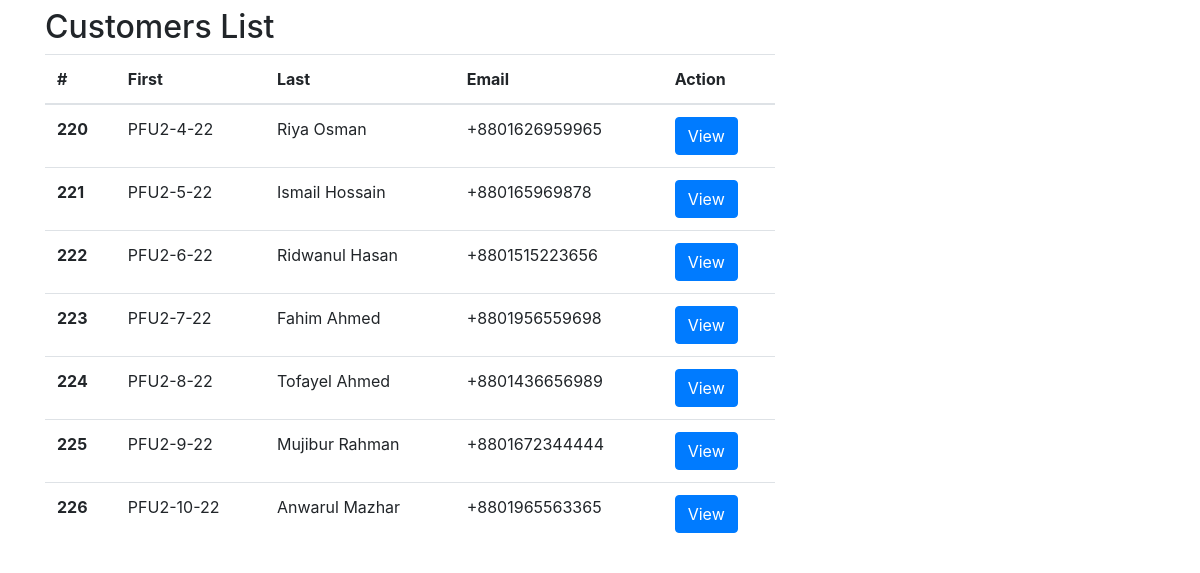
The page /js/test.php on the database its author committed.
### tables this page shows
CREATE TABLE `customers` (
  `id` int(11) NOT NULL,
  `customer_id` varchar(200) NOT NULL,
  `name` varchar(200) NOT NULL,
  `contact_no` varchar(200) NOT NULL,
  `email_address` varchar(200) NOT NULL,
  `shipping_address` varchar(200) NOT NULL
);

### js/test.php (the view, shortened to what this page needs)
<!DOCTYPE html>
<html lang="en">
<head>
<link rel="stylesheet" href="https://stackpath.bootstrapcdn.com/bootstrap/4.5.2/css/bootstrap.min.css" >
</head>
<body>
<div class="container mt-2">
<div class="page-header">
<h2>Customers List</h2>
</div>
<div class="row">
<div class="col-md-8">
<table class="table">
<thead>
<tr>
<th scope="col">#</th>
<th scope="col">First</th>
<th scope="col">Last</th>
<th scope="col">Email</th>
<th scope="col">Action</th>
</tr>
</thead>
<tbody>
<?php
$query="select * from customers limit 200";
$result=mysqli_query($dbCon,$query);
?>
<?php if ($result->num_rows > 0): ?>
<?php while($array=mysqli_fetch_row($result)): ?>
<tr>
<th scope="row"><?php echo $array[0];?></th>
<td><?php echo $array[1];?></td>
<td><?php echo $array[2];?></td>
<td><?php echo $array[3];?></td>
<td>
<a href="javascript:void(0)" class="btn btn-primary view" data-id="<?php echo $array[0];?>">View</a>
</tr>
<?php endwhile; ?>
<?php else: ?>
<tr>
<td colspan="3" rowspan="1" headers="">No Data Found</td>
</tr>
<?php endif; ?>
</tbody>
</table>
</div>
<div class="col-md-4">
<span id="fname"></span><br>
<span id="lname"></span><br>
<span id="email"></span><br>
</div>
</div>
</div>
</body>
</html>

### rows shown on the page
customers: id "220", customer "PFU2-4-22", name "Riya Osman", contact_no "+8801626959965"
customers: id "221", customer "PFU2-5-22", name "Ismail Hossain", contact_no "+880165969878"
customers: id "222", customer "PFU2-6-22", name "Ridwanul Hasan", contact_no "+8801515223656"
customers: id "223", customer "PFU2-7-22", name "Fahim Ahmed", contact_no "+8801956559698"
customers: id "224", customer "PFU2-8-22", name "Tofayel Ahmed", contact_no "+8801436656989"
customers: id "225", customer "PFU2-9-22", name "Mujibur Rahman", contact_no "+8801672344444"
customers: id "226", customer "PFU2-10-22", name "Anwarul Mazhar", contact_no "+8801965563365"
